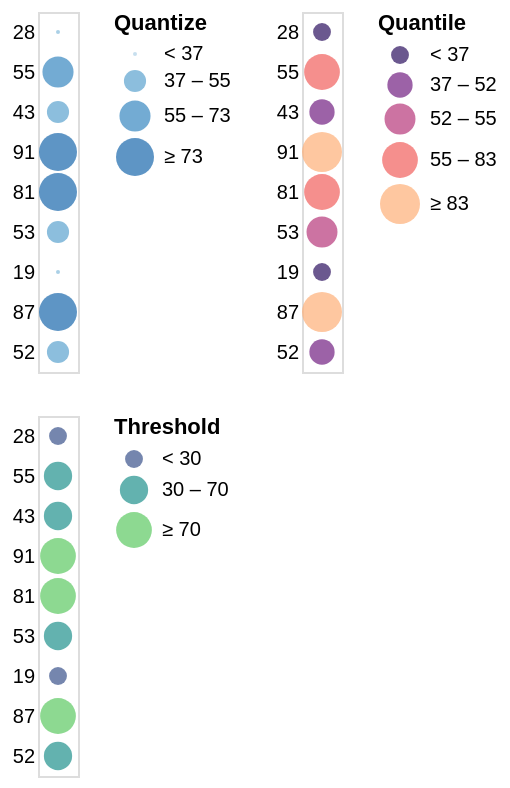

This figure's Vega-Lite source:
### Vega specification from a JSON file in a GitHub repository (floating-point values rounded to 4 significant figures)
{"$schema": "https://vega.github.io/schema/vega/v5.json", "description": "Horizontally concatenated charts that show different types of discretizing scales.", "background": "white", "padding": 5, "data": [{"name": "source_0", "values": [{"a": "A", "b": 28}, {"a": "B", "b": 55}, {"a": "C", "b": 43}, {"a": "D", "b": 91}, {"a": "E", "b": 81}, {"a": "F", "b": 53}, {"a": "G", "b": 19}, {"a": "H", "b": 87}, {"a": "I", "b": 52}]}, {"name": "data_1", "source": "source_0", "transform": [{"type": "filter", "expr": "isValid(datum[\"b\"]) && isFinite(+datum[\"b\"])"}]}, {"name": "data_2", "source": "source_0", "transform": [{"type": "filter", "expr": "isValid(datum[\"b\"]) && isFinite(+datum[\"b\"])"}]}, {"name": "data_3", "source": "source_0", "transform": [{"type": "filter", "expr": "isValid(datum[\"b\"]) && isFinite(+datum[\"b\"])"}]}], "signals": [{"name": "childWidth", "value": 20}, {"name": "concat_0_y_step", "value": 20}, {"name": "concat_0_height", "update": "bandspace(domain('concat_0_y').length, 1, 0.5) * concat_0_y_step"}, {"name": "concat_1_y_step", "value": 20}, {"name": "concat_1_height", "update": "bandspace(domain('concat_1_y').length, 1, 0.5) * concat_1_y_step"}, {"name": "concat_2_y_step", "value": 20}, {"name": "concat_2_height", "update": "bandspace(domain('concat_2_y').length, 1, 0.5) * concat_2_y_step"}], "layout": {"padding": 20, "columns": 2, "bounds": "full", "align": "each"}, "marks": [{"type": "group", "name": "concat_0_group", "style": "cell", "encode": {"update": {"width": {"signal": "childWidth"}, "height": {"signal": "concat_0_height"}}}, "signals": [{"name": "width", "update": "childWidth"}], "marks": [{"name": "concat_0_marks", "type": "symbol", "style": ["circle"], "from": {"data": "data_1"}, "encode": {"update": {"opacity": {"value": 0.7}, "fill": {"scale": "concat_0_color", "field": "b"}, "ariaRoleDescription": {"value": "circle"}, "description": {"signal": "\"b: \" + (\"\" + datum[\"b\"])"}, "x": {"signal": "childWidth", "mult": 0.5}, "y": {"scale": "concat_0_y", "field": "b"}, "size": {"scale": "concat_0_size", "field": "b"}, "shape": {"value": "circle"}}}}], "axes": [{"scale": "concat_0_y", "orient": "left", "grid": false, "domain": false, "ticks": false, "zindex": 0}], "legends": [{"title": "Quantize", "fill": "concat_0_color", "symbolType": "circle", "encode": {"symbols": {"update": {"opacity": {"value": 0.7}}}}, "size": "concat_0_size"}]}, {"type": "group", "name": "concat_1_group", "style": "cell", "encode": {"update": {"width": {"signal": "childWidth"}, "height": {"signal": "concat_1_height"}}}, "signals": [{"name": "width", "update": "childWidth"}], "marks": [{"name": "concat_1_marks", "type": "symbol", "style": ["circle"], "from": {"data": "data_2"}, "encode": {"update": {"opacity": {"value": 0.7}, "fill": {"scale": "concat_1_color", "field": "b"}, "ariaRoleDescription": {"value": "circle"}, "description": {"signal": "\"b: \" + (\"\" + datum[\"b\"])"}, "x": {"signal": "childWidth", "mult": 0.5}, "y": {"scale": "concat_1_y", "field": "b"}, "size": {"scale": "concat_1_size", "field": "b"}, "shape": {"value": "circle"}}}}], "axes": [{"scale": "concat_1_y", "orient": "left", "grid": false, "domain": false, "ticks": false, "zindex": 0}], "legends": [{"format": "d", "title": "Quantile", "fill": "concat_1_color", "labelOverlap": "greedy", "symbolType": "circle", "encode": {"symbols": {"update": {"opacity": {"value": 0.7}}}}, "size": "concat_1_size"}]}, {"type": "group", "name": "concat_2_group", "style": "cell", "encode": {"update": {"width": {"signal": "childWidth"}, "height": {"signal": "concat_2_height"}}}, "signals": [{"name": "width", "update": "childWidth"}], "marks": [{"name": "concat_2_marks", "type": "symbol", "style": ["circle"], "from": {"data": "data_3"}, "encode": {"update": {"opacity": {"value": 0.7}, "fill": {"scale": "concat_2_color", "field": "b"}, "ariaRoleDescription": {"value": "circle"}, "description": {"signal": "\"b: \" + (\"\" + datum[\"b\"])"}, "x": {"signal": "childWidth", "mult": 0.5}, "y": {"scale": "concat_2_y", "field": "b"}, "size": {"scale": "concat_2_size", "field": "b"}, "shape": {"value": "circle"}}}}], "axes": [{"scale": "concat_2_y", "orient": "left", "grid": false, "domain": false, "ticks": false, "zindex": 0}], "legends": [{"title": "Threshold", "fill": "concat_2_color", "labelOverlap": "greedy", "symbolType": "circle", "encode": {"symbols": {"update": {"opacity": {"value": 0.7}}}}, "size": "concat_2_size"}]}], "scales": [{"name": "concat_0_y", "type": "point", "domain": {"data": "data_1", "field": "b"}, "range": {"step": {"signal": "concat_0_y_step"}}, "padding": 0.5}, {"name": "concat_0_color", "type": "quantize", "domain": {"data": "data_1", "field": "b"}, "range": "ramp", "zero": true, "interpolate": "hcl"}, {"name": "concat_0_size", "type": "quantize", "domain": {"data": "data_1", "field": "b"}, "range": {"signal": "sequence(4, 361 + (361 - 4) / (4 - 1), (361 - 4) / (4 - 1))"}, "zero": false}, {"name": "concat_1_y", "type": "point", "domain": {"data": "data_2", "field": "b"}, "range": {"step": {"signal": "concat_1_y_step"}}, "padding": 0.5}, {"name": "concat_1_color", "type": "quantile", "domain": {"data": "data_2", "field": "b"}, "range": {"scheme": "magma"}, "interpolate": "hcl"}, {"name": "concat_1_size", "type": "quantile", "domain": {"data": "data_2", "field": "b"}, "range": [80, 160, 240, 320, 400]}, {"name": "concat_2_y", "type": "point", "domain": {"data": "data_3", "field": "b"}, "range": {"step": {"signal": "concat_2_y_step"}}, "padding": 0.5}, {"name": "concat_2_color", "type": "threshold", "domain": [30, 70], "range": {"scheme": "viridis"}, "interpolate": "hcl"}, {"name": "concat_2_size", "type": "threshold", "domain": [30, 70], "range": [80, 200, 320]}]}
